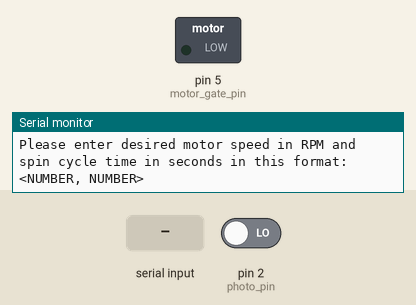
The sketch below on a simulated Arduino Uno, built with avr-gcc and run on an emulated ATmega328P. On the bench: switched loads named in the sketch (green lamp = pin HIGH), the last lines printed to the serial monitor. Inputs (shaded band) come from the test bench; at power-on: pin 2 (photo_pin) LOW.

Above: at 1.2 s.
1.3 s: "<90,45,200>" received over Serial
At 2.0 s:
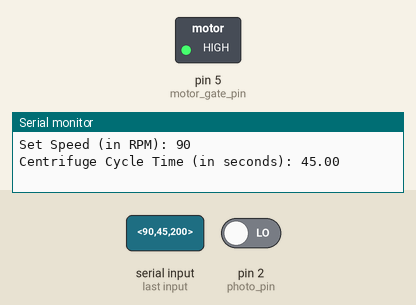
2.8 s: pin 2 (photo_pin) driven HIGH
At 3.14 s:
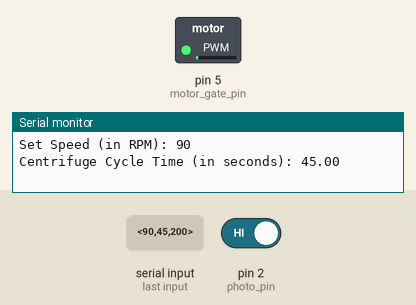
4.7 s: "<30,150,10>" received over Serial
At 5.5 s:
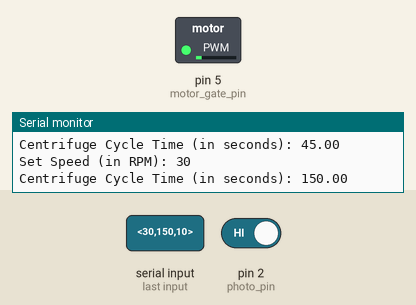
6.2 s: "<90,45>" received over Serial
At 6.7 s:
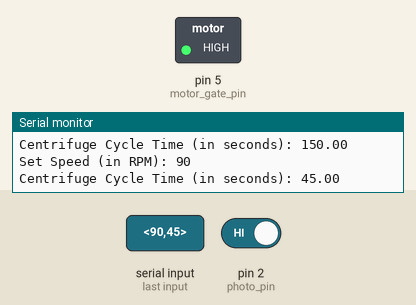
7.7 s: "<30,150>" received over Serial
At 8.8 s:
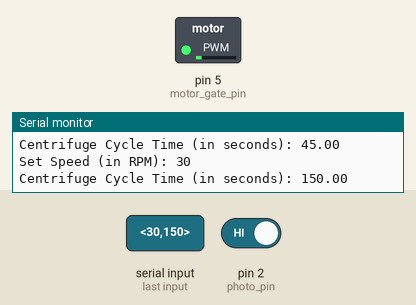
Timing chart, 0 to 10.2 s (numbered marks = the images above; inputs shaded):
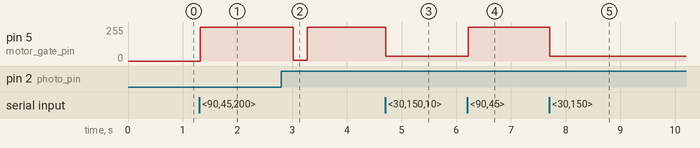

Measured:
- after the input at 1.3 s, pin 5 (motor_gate_pin): 0/255 → 255/255 at once
- after the input at 2.8 s, pin 5 (motor_gate_pin): 255/255 → 5/255 after 0.22 s, → 255/255 0.26 s later
- after the input at 4.7 s, pin 5 (motor_gate_pin): 255/255 → 36/255 at once
- after the input at 6.2 s, pin 5 (motor_gate_pin): 36/255 → 255/255 at once
- after the input at 7.7 s, pin 5 (motor_gate_pin): 255/255 → 36/255 at once

The sketch:

arduino_v2.ino
```cpp
// This code is adapted from the BIOE123 centrifuge (version 1b), by David A. Mellis, Tom Igoe, and Ross Venook; 04NOV2020 & 16JAN2023
// Edits made by Kelly Harvell, Brett Chy, and Zofia Dudek
//
// Key elements:
//  - set the motor speed based on user input
//  - prompt user for spin cycle time
//  - uses proportional function to calculate error and refine current speed to match set speed

//This must be run at 9V
int motor_gate_pin = 5;
int write_duty = 0;
int photo_pin = 2;
unsigned long count = 0;
unsigned long start_time = 0;
unsigned long user_timespin = 0;
int user_input = 0;
unsigned long instant_time = 0;
unsigned long time_interval = 0;
unsigned long time_cycle = 0;

float current_speed = 0;

int set_speed = 0;
float centrifuge_time = 0.0;
const byte numChars = 32;
char receivedChars[numChars];
char tempChars[numChars];
boolean newData = false;

void setup() {
  pinMode(motor_gate_pin, OUTPUT);
  Serial.begin(9600);
  while (!Serial);  // wait until the serial monitor is open before proceeding
  Serial.println("Please enter desired motor speed in RPM and spin cycle time in seconds in this format: <NUMBER, NUMBER>");
  attachInterrupt(digitalPinToInterrupt(photo_pin), photo, RISING);
}

void photo() {
  count = count + 1;
}

void recvWithStartEndMarkers() {
    static boolean recvInProgress = false;
    static byte ndx = 0;
    char startMarker = '<';
    char endMarker = '>';
    char rc;

    while (Serial.available() > 0 && newData == false) {
        rc = Serial.read();

        if (recvInProgress == true) {
            if (rc != endMarker) {
                receivedChars[ndx] = rc;
                ndx++;
                if (ndx >= numChars) {
                    ndx = numChars - 1;
                }
            }
            else {
                receivedChars[ndx] = '\0'; // terminate the string
                recvInProgress = false;
                ndx = 0;
                newData = true;
            }
        }

        else if (rc == startMarker) {
            recvInProgress = true;
        }
    }
}

void parseData() {      // split the data into its parts
    char * strtokIndx; // this is used by strtok() as an index
    strtokIndx = strtok(tempChars, ","); // this continues where the previous call left off
    set_speed = atoi(strtokIndx);     // convert this part to an integer

    strtokIndx = strtok(NULL, ",");
    centrifuge_time = atof(strtokIndx);     // convert this part to a float
    centrifuge_time = centrifuge_time*1000;      // convert to ms from seconds
}

void showParsedData() {
    Serial.print("Set Speed (in RPM): ");
    Serial.println(set_speed);
    Serial.print("Centrifuge Cycle Time (in seconds): ");
    Serial.println(centrifuge_time/1000);
}

int compute (int current_speed, int set_speed) {
      float k = 0.03;
      float error = set_speed - current_speed;
      int out = floor(k*error);
      return out;
}

void loop() {

  recvWithStartEndMarkers();
    if (newData == true) {
        strcpy(tempChars, receivedChars);
        parseData();
        showParsedData();
      if (set_speed >= 1) {
        write_duty = 36.4 - (.0102*set_speed) + (pow(set_speed, 2.0) * .0000351);
        start_time = millis();
      }
      if (set_speed == 0) {
        write_duty = 0;
      }
      analogWrite(motor_gate_pin, write_duty);
      newData = false;
    }

    time_cycle = millis() - start_time;

    if (centrifuge_time > 0) {
      if (time_cycle >= centrifuge_time) {
        write_duty = 0;
        analogWrite(motor_gate_pin, write_duty);
        Serial.print("Cycle Complete!");
        centrifuge_time = 0;
      }
    }

    time_interval = millis() - instant_time;

    if (time_interval > 250) {
      current_speed = (count*1000*60)/time_interval; //current speed in RPM
      instant_time = millis();
      count = 0;
    }

    if (centrifuge_time > 0) {
      unsigned long output = write_duty + (compute(current_speed, set_speed));
      if ((output > 0) && (output <= 255)) {
        write_duty = output;
        }
    }

    analogWrite(motor_gate_pin, write_duty);

}
```
